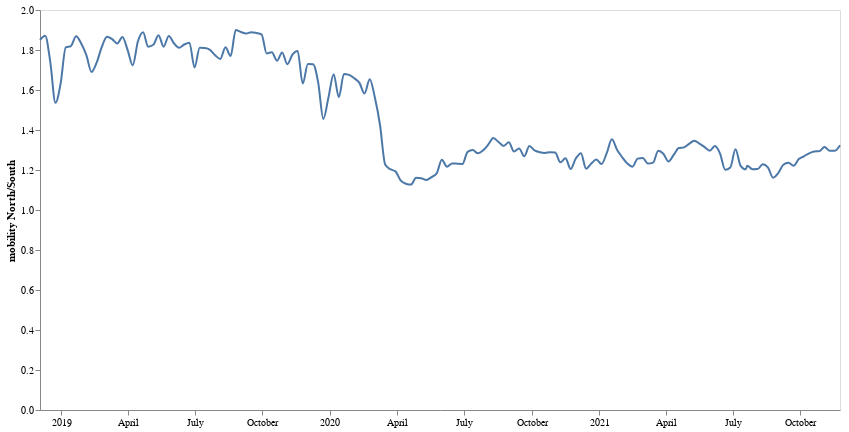

Notebook cell for this chart:
### Code cell
diff_mob

### Figure 1 — Vega-Lite specification as saved in the notebook (floating-point values rounded to 4 significant figures; data arrays with more than 128 entries replaced by an {"elided": "..."} marker saying what was removed)
{"config": {"view": {"continuousWidth": 400, "continuousHeight": 300}}, "data": {"name": "data-8419f11c9378c20bc0f837c28f792ada"}, "mark": {"type": "line", "interpolate": "monotone", "opacity": 1.0}, "encoding": {"x": {"type": "temporal", "axis": {"grid": false, "title": null}, "field": "date"}, "y": {"type": "quantitative", "axis": {"grid": false, "title": "mobility North/South"}, "field": "diff"}}, "height": 400, "width": 800, "$schema": "https://vega.github.io/schema/vega-lite/v4.8.1.json", "datasets": {"data-8419f11c9378c20bc0f837c28f792ada": {"elided": "157 records"}}}
